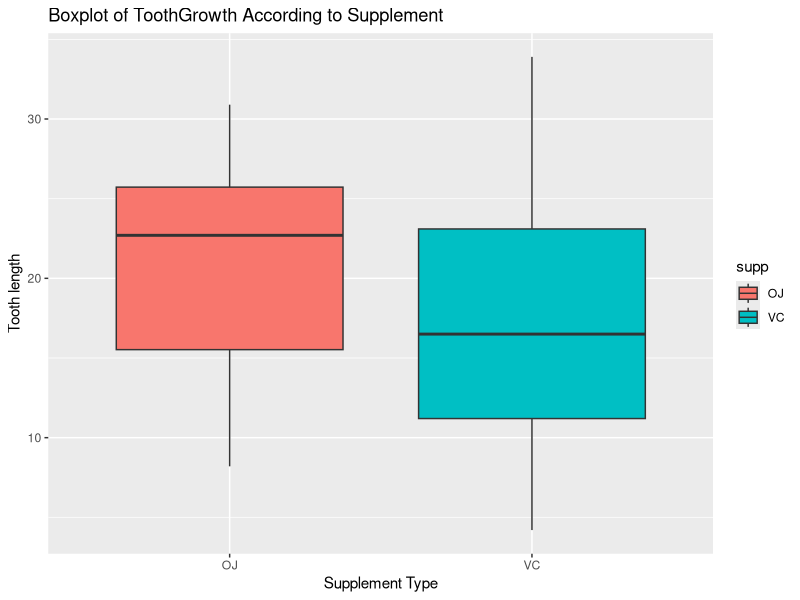
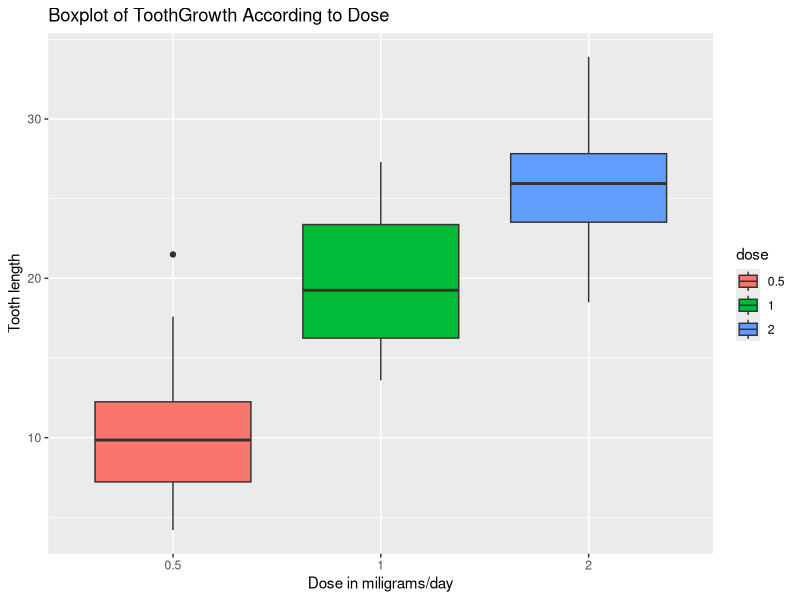
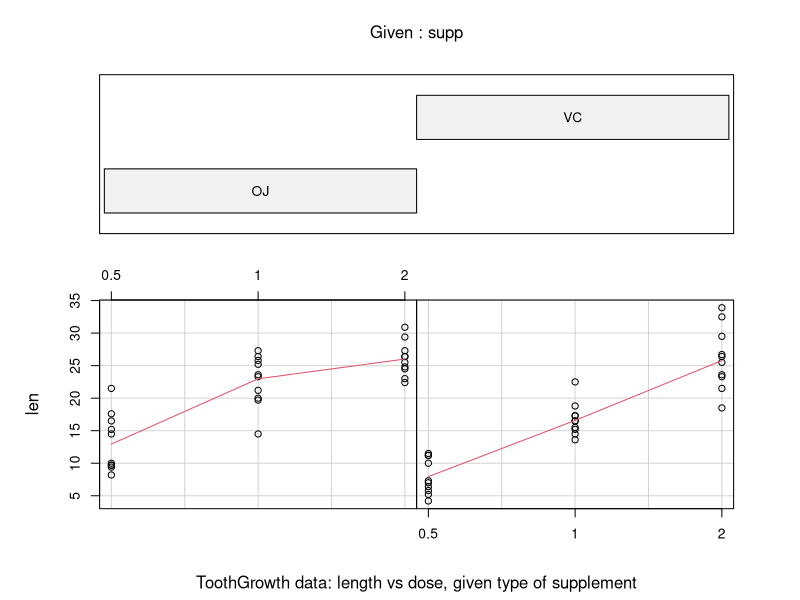

Here is the R script that generated these plots, in order: (Note: this script raises an error after producing the figures.)
## ---- chunk 1
knitr::opts_chunk$set(echo = TRUE)
## ---- chunk 2
library(datasets)
library(ggplot2)
## ---- chunk 3

data(ToothGrowth)
str(ToothGrowth)

#The length is numeric and it is dependent variable. The supplement is factor. The dose should also be a factor in order to implement t-test.

ToothGrowth$dose <- factor(ToothGrowth$dose)

#Boxplots of Toothgrowth according to Supplements and Dose is shown below.

ggplot(data=ToothGrowth, aes(x=supp, y=len)) + geom_boxplot(aes(fill=supp)) +
  labs(title = "Boxplot of ToothGrowth According to Supplement ",
       x = "Supplement Type", y = "Tooth length")


ggplot(data=ToothGrowth, aes(x=dose, y=len)) + geom_boxplot(aes(fill=dose)) +
  labs(title = "Boxplot of ToothGrowth According to Dose",
       x = "Dose in miligrams/day", y = "Tooth length")

## ---- chunk 4
summary(ToothGrowth)

require(graphics)

coplot(len ~ dose | supp, data = ToothGrowth, panel = panel.smooth,
        xlab = "ToothGrowth data: length vs dose, given type of supplement")

## ---- chunk 5
t.test(len~supp,data=ToothGrowth)

## ---- chunk 6
ToothGrowth_v2<-subset(ToothGrowth,dose%in%c(0.5,1))

t.test(len~dose,paired=FALSE,var.equal=TRUE,data=ToothGrowth_v2)

## ---- chunk 7
ToothGrowth_v3<-subset(ToothGrowth,dose%in%c(1,2))

t.test(len~dose,paired=FALSE,var.equal=TRUE,data=ToothGrowth_v3)

